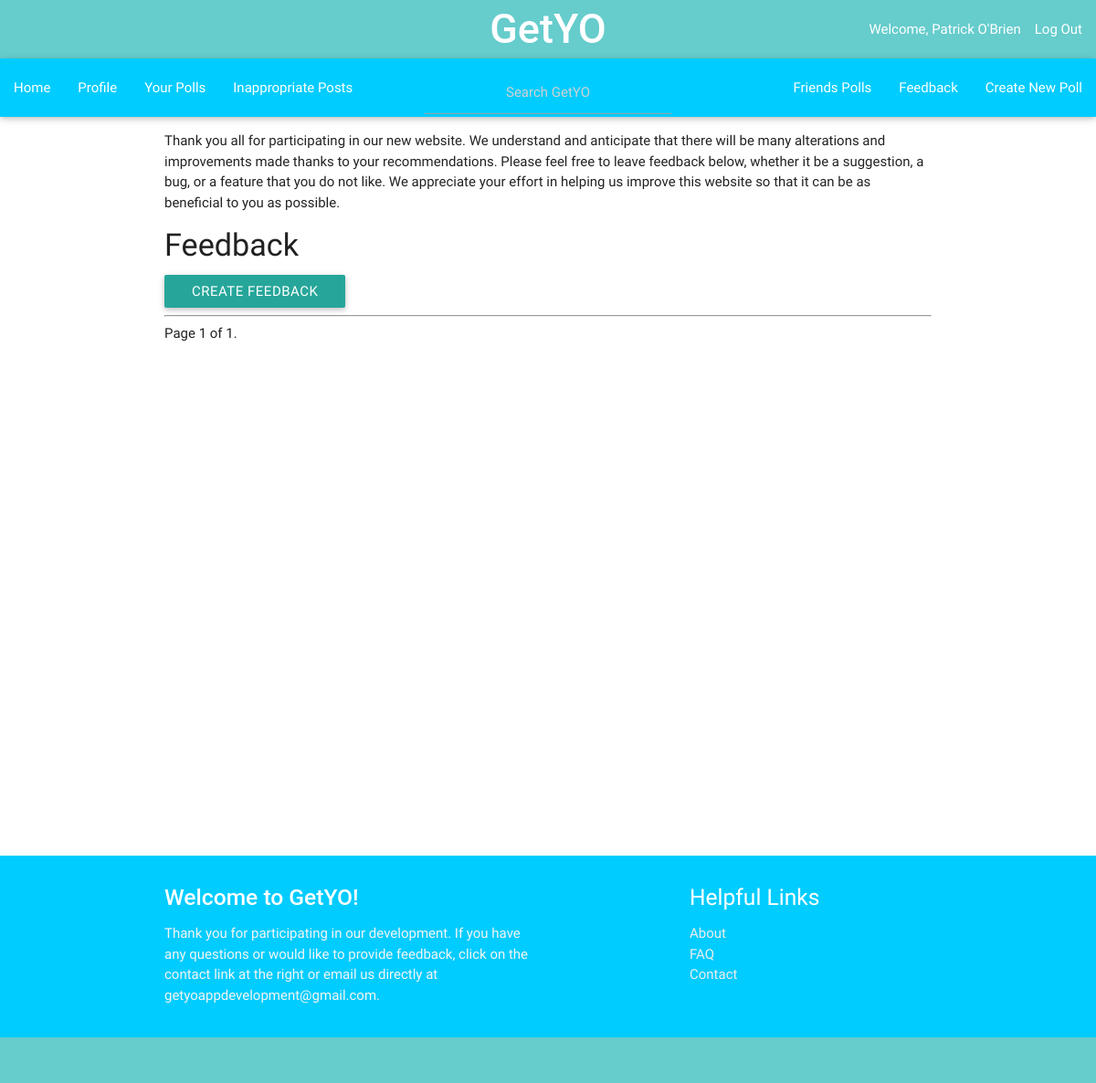
/imo_app/feedback/ (signed in), run on an earlier commit of the app's database.
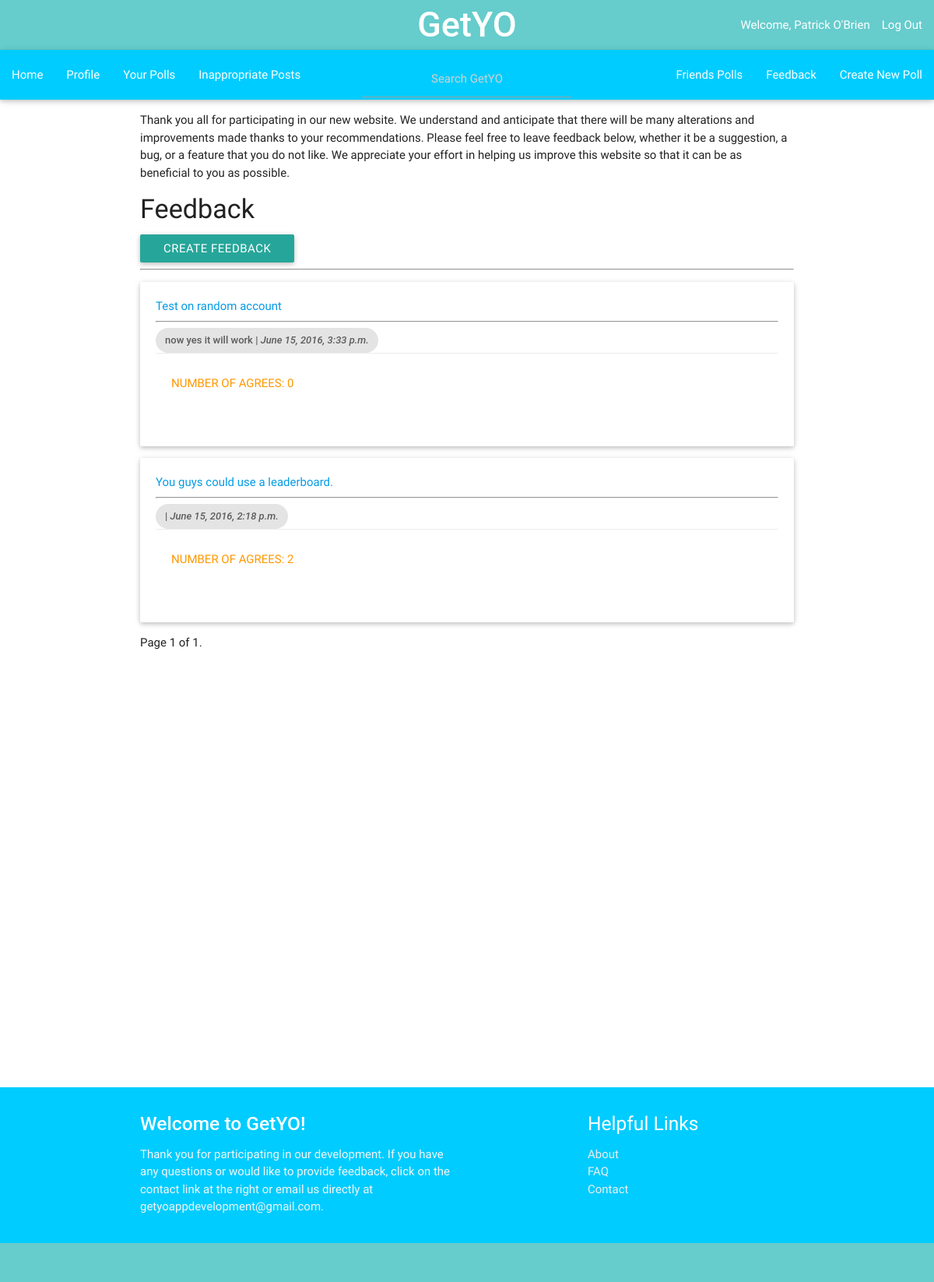
And on a later commit of the database.
### imo_app/models.py (models this page shows, shortened)
class Feedback(models.Model):
    author = models.ForeignKey(UserProfile, on_delete=models.CASCADE)
    topic = models.CharField(max_length=200, default='')
    feedback = models.TextField(default='')
    screenshot = models.ImageField(null=True, blank=True)
    pub_date = models.DateTimeField('date published')
    agree = models.IntegerField(default=0)
    class Meta:
        ordering = ['-pub_date']

class UserProfile(models.Model):
    user = models.OneToOneField(User)
    name = models.CharField(max_length=200, default='')
    gender = models.CharField(default='', blank=True, max_length=15)
    picture = models.ImageField(blank=True, null=True, default='')
    birthday = models.DateField(blank=True, null=True)
    about = models.TextField(null = True, blank = True, default='')
    motto = models.CharField(max_length=200, null = True, blank=True, default='')
    total_friends = models.IntegerField(default=0)
    inappropriate = models.IntegerField(default=0)
    join_date = models.DateField(blank=True, null=True)
    sponsor = models.BooleanField(default=False)
    verification = models.BooleanField(default=False)
    activation_key = models.CharField(max_length=100, default='')
    terms_of_service = models.BooleanField(default=False)

### imo_app/views.py (the view)
@login_required
def feedback_index(request):
    current_user = request.user
    f_list = Feedback.objects.all()
    if request.GET.get("q"):
        query = request.GET.get("f")
        f_list = search_bars(f_list, query)
    paginator = Paginator(f_list, 12) # Show 25 contacts per page
    page = request.GET.get('page')
    try:
        f = paginator.page(page)
    except PageNotAnInteger:
        f = paginator.page(1)
    except EmptyPage:
        f = paginator.page(paginator.num_pages)
    context = {
        'f_all': f,
        'current_user': current_user
    }
    return render(request, 'imo_app/feedback_index.html', context)

### imo_app/templates/imo_app/feedback_index.html (shortened to what this page needs)
{% extends "imo_app/base.html" %}
{% block content %}
<div class='col-sm-6 col-sm-offset-3'>
<p> Thank you all for participating in our new website.  We understand and anticipate that there will be many alterations and improvements
  made thanks to your recommendations.  Please feel free to leave feedback below, whether it be a suggestion, a bug, or a feature that you do
  not like.  We appreciate your effort in helping us improve this website so that it can be as beneficial to you as possible.</p>
<h4>Feedback</h4>
<a class = 'btn' href='{% url "imo_app:feedback" %}'>Create Feedback</a>
<hr></hr>
{% for i in f_all %}
<p><div class=card></p>
  <div class="card-content">
    <p><a href='{% url "imo_app:feedback_topic" i.id %}'>{{ i.topic }}</a><p>
    <hr></hr>
    <div class="chip">
      {{ i.author.name }} | <i>{{ i.pub_date }}</i>
    </div>
      {% if current_user.is_superuser %}
      <div class="orange-text waves-effect waves-teal card-action btn-flat" style="width:100%; height: 100%">
      <p>Number of agrees: {{ i.agree }}</p>
    </div>
  {% endif %}
<br></br>
</div>
</div>
{% endfor %}
<div class = "col s12">
<div class="pagination">
    <span class="step-links">
        <span class="current">
            Page {{ f_all.number }} of {{ f_all.paginator.num_pages }}.
        </span>
    </span>
</div>
</div>
</div>
</div>
<br></br>
<br></br>
<br></br>
<br></br>
<br></br>
<br></br>
<br></br>
<br></br>
<br></br>
{% endblock content %}

What changed in the data, as far as the page shows it:
added Feedback: topic "Test on random account", author.name "now yes it will work", pub_date "June 15, 2016, 3:33 p.m.", agree "0"
added Feedback: topic "You guys could use a leaderboard.", pub_date "June 15, 2016, 2:18 p.m.", agree "2"
